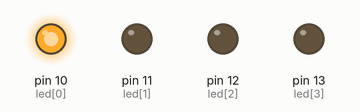
This sketch was run on a simulated Arduino Uno, built with avr-gcc and run on an emulated ATmega328P. On the bench: output pins drawn as LEDs (lit = HIGH).

Above: at 0.5 s.
At 1.5 s:
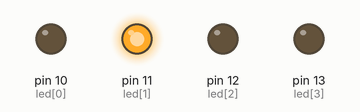
At 2.5 s:
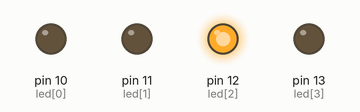
At 3.5 s:
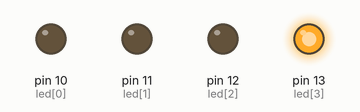
Timing chart, 0 to 5.2 s (numbered marks = the images above):
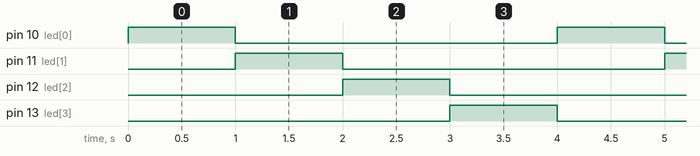

Measured:
- by itself, pin 10 (led[0]), pin 11 (led[1]), pin 12 (led[2]), pin 13 (led[3]): alternates HIGH for 1.0 s and LOW for 3.0 s
- by itself, everything shown: repeats every 4.0 s, in 4 steps

The sketch:

ch4_2.ino
```cpp
/*
 *四個LED單燈右移實習
 *控制四個LED燈，從左至右點亮
 */
const int led[] = {10,11,12,13};  //LED連接至數位輸出接腳10~13(由左至右移)
int i;                            //LED索引值
int j = 0;                        //LED索引值
void setup()
{
    for(i=0;i<4;i++)              //四個LED
    {
        pinMode(led[i], OUTPUT);  //設定數位接腳10~13為輸出模式
    }
}
void loop()
{
    for(i=0;i<4;i++)              //四個LED
    {
        digitalWrite(led[i],LOW); //關閉所有LED
    }
    digitalWrite(led[j],HIGH);    //點亮第j個LED
    delay(1000);                  //延遲1秒
    j++;                          //右移
    if(j==4)                      //如LED移至最右方
       j=0;                       //重新點亮最左方LED
}
```
